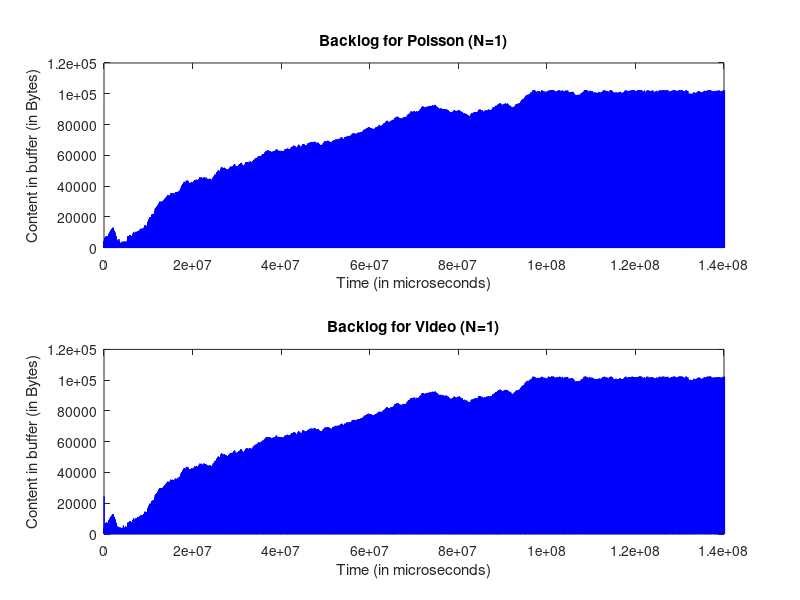
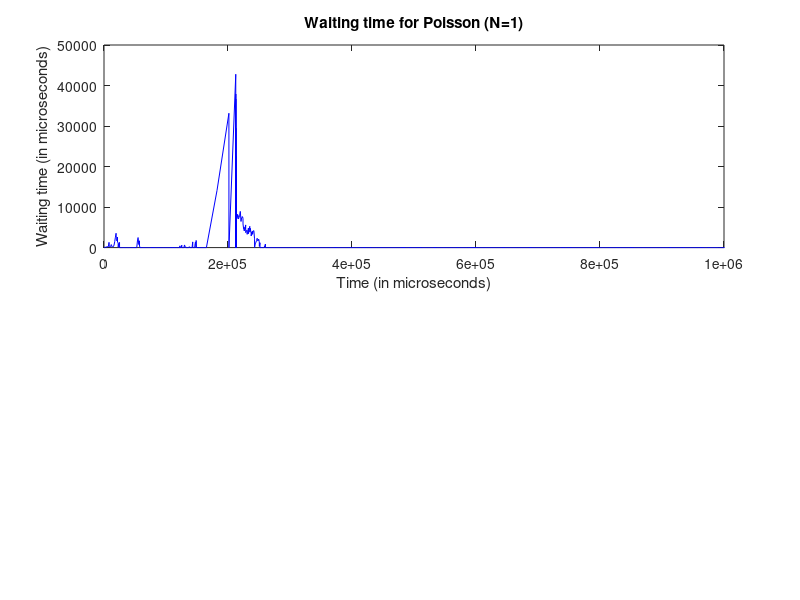

The MATLAB source for these figures, in order: (Note: this script raises an error after producing the figures.)
clc; clear all;

[time_p2, packetsize_p2, bufferSize1, bufferSize2, bufferType] = textread('ps_n1.txt', '%f %f %f %f %f');

time2 = zeros(1,length(time_p2));
time2=cumsum(time_p2);
buffer1=bufferSize1;
buffer2=bufferSize2;

%time2/1e6;
fig1 = figure(1);
subplot(2,1,1);
plot(time2,buffer2,'-b');
title('Backlog for Poisson (N=1)');
xlabel('Time (in microseconds)');
ylabel('Content in buffer (in Bytes)');
xlim([0,14e7]);
subplot(2,1,2);
plot(time2,buffer1,'-b');
title('Backlog for Video (N=1)');
xlabel('Time (in microseconds)');
ylabel('Content in buffer (in Bytes)');
%ylim([-1,200]);
xlim([0,14e7]);
%legend 
%legend('Backlog in the buffer (N=1)','Location','northeast');

set(figure(1),'OuterPosition',[1 1 900 600]);
saveas(figure(1),'plot_n1_backlog','png');


%seperate two buffer flow
i=1;
j=1;
k=1;
packetfrom_1 = zeros(1,124816);
timefrom_1 = zeros(1,124816);
bkfrom_1 = zeros(1,124816);
packetfrom_2 = zeros(1,666086);
timefrom_2 = zeros(1,666086);
bkfrom_2 = zeros(1,666086);
%disp(buffer(i));

while i<=length(packetsize_p2)
    %disp(bufferType(i));
    %low
    if bufferType(i) == 1
        packetfrom_1(k)=packetsize_p2(i);
        timefrom_1(k)=time_p2(i);
        bkfrom_1(k)=bufferSize2(i);
        k=k+1;
    end
    %high
    if bufferType(i) == 2
        packetfrom_2(j)=packetsize_p2(i);
        timefrom_2(j)=time_p2(i);
        bkfrom_2(j)=bufferSize1(i);
        j=j+1;
    end
    
    %disp(buffer(i));
    i=i+1;
end

%Poisson
[packet_no_p, time_p, packetsize_p] = textread('generator_pos_n1.txt', '%f %f %f');
i=1;
time1p(i)=0;
arrivalp(i)=packetsize_p(i);
i=2;
while i<=length(packet_no_p)
    time1p(i)=time1p(i-1)+time_p(i);
    arrivalp(i) = arrivalp(i-1)+packetsize_p(i);
    i=i+1;
end

[packet_no_p3, time_p3, packetsize_p3] = textread('sink_pos_n1.txt', '%f %f %f');

time_temp3p = cumsum(time_p3);
time3p=zeros(1,length(time_p3));
i=2;
while i<=length(time_p3)
    time3p(i)=time_temp3p(i);
    i=i+1;
end
%time3(i)=0;
i=1;
arrival3p(i)=packetsize_p3(i);
i=2;
while i<=length(packetsize_p3)
    %time3(i)=time3(i-1)+time_p3(i);
    arrival3p(i)=arrival3p(i-1)+packetsize_p3(i);
    i=i+1;
end

waiting_time1 = zeros(1,length(time_p3)); 
i=1;
while i<=length(time_p3)
    j=i;
    while (((bkfrom_1(i) + packetfrom_1(i)) > 102400) && j< length(time_p3) )
        j = j+1;
    end
    waiting_time1(i) = time3p(i) - time1p(j); %microseconds!!!
    if waiting_time1(i) < 0
        waiting_time1(i) = 0;
    end
    i = i+1;
end

fig2=figure(2);
subplot(2,1,1);
plot(time3p,waiting_time1,'-b');
title('Waiting time for Poisson (N=1)');
xlabel('Time (in microseconds)');
ylabel('Waiting time (in microseconds)');
%ylim([-1,200]);
xlim([0,1e6]);
%legend 
%legend('Backlog in the buffer (N=1)','Location','northeast');

%set(fig2,'OuterPosition',[1 1 900 600]);
%saveas(fig2,'plot_n1_waitingtime','png');

%Video
[packet_no_p, time_p, packetsize_p] = textread('generator_vedio_n1.txt', '%f %f %f');
i=1;
time1(i)=0;
arrival(i)=packetsize_p(i);
i=2;
while i<=length(packet_no_p)
    time1(i)=time1(i-1)+time_p(i);
    arrival(i) = arrival(i-1)+packetsize_p(i);
    i=i+1;
end

[packet_no_p3, time_p3, packetsize_p3] = textread('sink_video_n1.txt', '%f %f %f');

time_temp3 = cumsum(time_p3);
time3=zeros(1,length(time_p));
i=2;
while i<=length(time_p)
    time3(i)=time_temp3(i);
    i=i+1;
end
%time3(i)=0;
i=1;
arrival3(i)=packetsize_p(i);
i=2;
while i<=length(packetsize_p)
    %time3(i)=time3(i-1)+time_p3(i);
    arrival3(i)=arrival3(i-1)+packetsize_p3(i);
    i=i+1;
end

waiting_time2 = zeros(1,length(time_p)); 
i=1;
while i<=length(time_p)
    j=i;
    while (((bkfrom_2(i) + packetfrom_2(i)) > 102400) && j< length(time_p) )
        j = j+1;
    end
    waiting_time2(i) = abs(time3(i) - time1(j)); %microseconds!!!
    if i < 10000
        waiting_time2(i) = 0;
    end
    i = i+1;
end
%disp(time3(5000)-time1(5000));
subplot(2,1,2);
plot(time3,waiting_time2,'-b');
title('Waiting time for video (N=1)');
xlabel('Time (in microseconds)');
ylabel('Waiting time (in microseconds)');
%ylim([-1,200]);
xlim([0,3e7]);
%legend 
%legend('Backlog in the buffer (N=1)','Location','northeast');

set(fig2,'OuterPosition',[1 1 900 600]);
saveas(fig2,'plot_n1_waitingtime','png');





discard_p1 = zeros(1, length(time3));
i=1;
time3_d1=zeros(1, length(time3));
while i<=length(time3)
   time3_d1(i)=time3(i);
   i=i+1
end
i=1;
while i<=length(time3)
    if ((bkfrom_1(i) + packetfrom_1(i)) > 102400)
        discard_p1(i) = 1;
    end
    i=i+1;
end

discard_p2 = zeros(1, length(time3));
i=1;
time3_d2=zeros(1, length(time3));
while i<=length(time3)
   time3_d2(i)=time3(i);
   i=i+1
end
i=1;
while i<=length(time3)
    if ((bkfrom_2(i) + packetfrom_2(i)) > 102400)
        discard_p2(i) = 1;
    end
    i=i+1;
end

fig3=figure(3);
subplot(2,1,1);
plot(time3_d1,cumsum(discard_p1),'-b');
title('Number of Discarded packets for Poisson (N=1)');
xlabel('Time (in microseconds)');
ylabel('Total discarded packets');
%ylim([-1,200]);
xlim([0,1e7]);
%legend 
%legend('Backlog in the buffer (N=1)','Location','northeast');
subplot(2,1,2);
plot(time3_d2,cumsum(discard_p2),'-b');
title('Number of Discarded packets for video (N=1)');
xlabel('Time (in microseconds)');
ylabel('Total discarded packets');
xlim([0,1e7]);




set(fig3,'OuterPosition',[1 1 900 600]);
saveas(fig3,'plot_n1_discard','png');